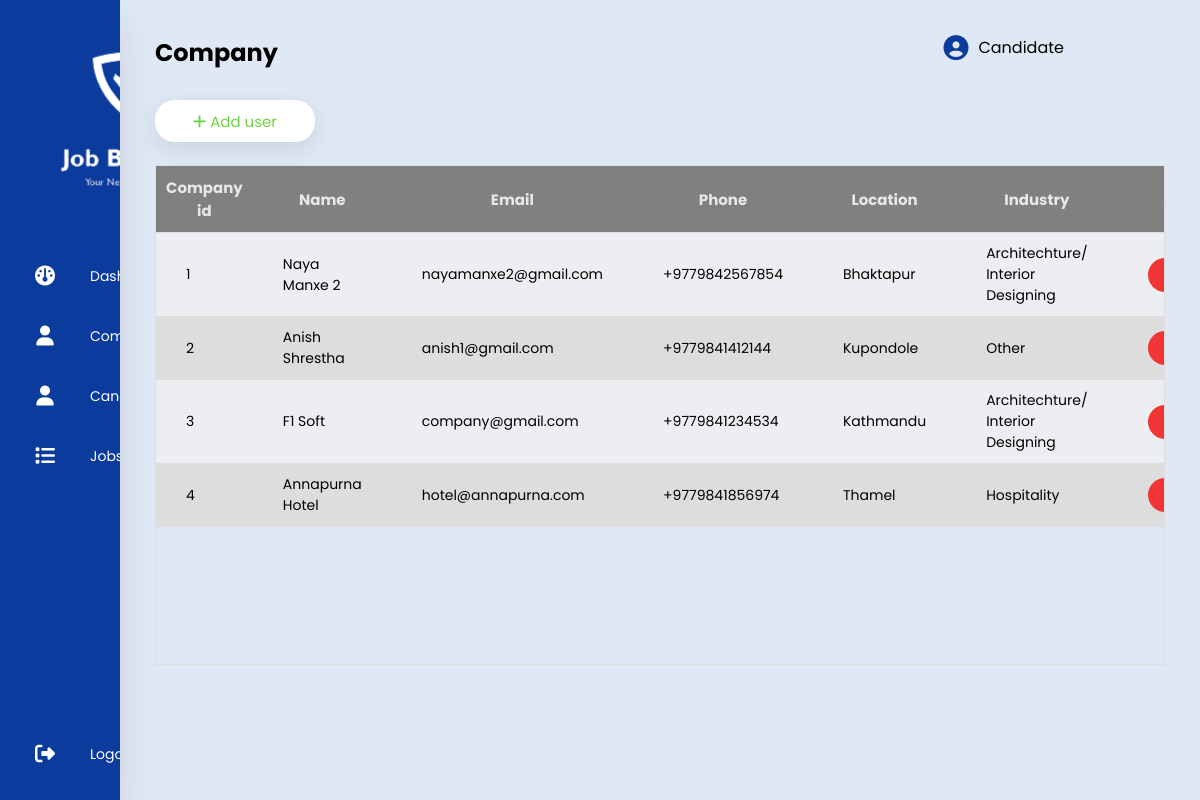
/company/ (signed in), run on an earlier commit of the app's database.
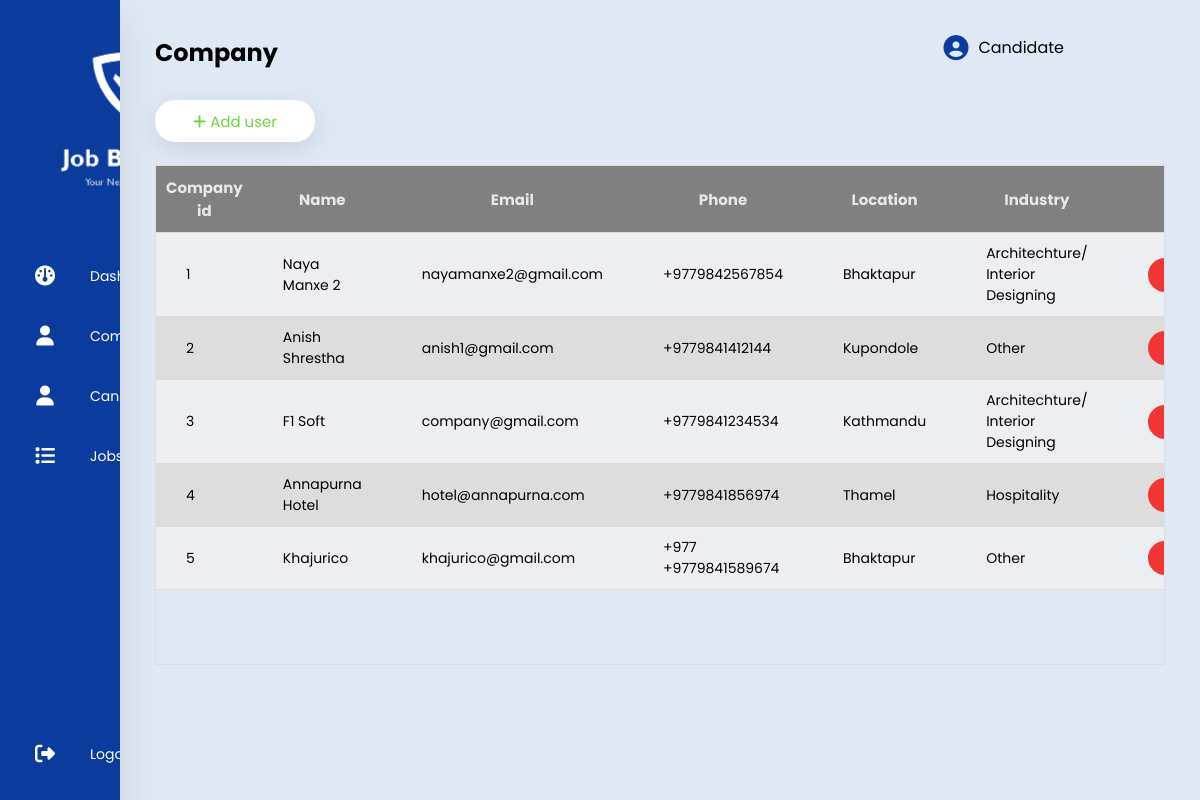
And on a later commit of the database.
### user/models.py (models this page shows, shortened)
class Company(models.Model):
    selections = [('Architechture/ Interior Designing', 'Architechture/ Interior Designing'),
                  ('IT & Telecommunication', 'IT & Telecommunication'),
                  ('Teaching/ Education', 'Teaching/ Education'),
                  ('NGO/ INGO', 'NGO/ INGO'),
                  ('Graphics/ Designing', 'Graphics/ Designing'),
                  ('Hospitality', 'Hospitality'),
                  ('Sales/ Public Relation', 'Sales/ Public Relation'),
                  ('Legal Services', 'Legal Services'),
                  ('Other', 'Other')]
    user = models.OneToOneField(CustomUser, on_delete=models.CASCADE)
    industry = models.CharField('Industry', max_length=200,
            choices=selections, null=False, default='Other')
    website = models.CharField(max_length=20, null=True, blank=True)
    est_year = models.PositiveSmallIntegerField(null=True, blank=True)
    banner_image = models.ImageField(upload_to='images/user/company', help_text='Job Banner', null=True, blank=True)

class CustomUser (AbstractBaseUser, PermissionsMixin):
    display_picture = models.ImageField(upload_to='images/user', help_text='Display picture containing a person or a logo.', null=True, blank=True)
    name = models.CharField(max_length=20, null=False)
    phone = PhoneNumberField(null=True, blank=True, unique=True)
    email = models.EmailField(_('email_address'), unique=True, max_length=200)
    location = models.CharField(max_length=30, null=True, blank=True)
    description =  models.CharField(max_length=900, null=True, blank=True)
    is_verified = models.BooleanField(default=False)
    is_active = models.BooleanField(default=False)
    is_staff = models.BooleanField(default=False)
    class UserType(models.IntegerChoices):
        ADMIN = 1, _('Admin'),
        COMPANY = 2, _('Company'),
        CANDIDATE = 3, _('Candidate')
    user_type = models.IntegerField(choices=UserType.choices, blank=True, null=True)
    USERNAME_FIELD = 'email'
    REQUIRED_FIELDS = ['name', 'phone', 'location',]
    objects = CustomUserManager()

### adminPanel/views.py (the view, shortened to what this page needs)
# urls.py: path('company/', addCompany, name='company'),
@login_required(login_url='/')
def addCompany(request):
    form = CustomUserForm
    comp_form = CompanyForm
    userData = CustomUser.objects.filter(user_type='2')
    compData = Company.objects.all()
    context = {
               'form': form,
               'comp_form': comp_form,
               'userData': userData,
               'compData': compData,
               'title': 'Company'
               }
    return render(request, 'company.html', context)

### templates/company.html (shortened to what this page needs)
{% extends 'main.html' %}
{% block content%}
<section class="main">
    <div class="main-top">
        <h1>{{title}}</h1>
        <div class="user-option">
            <i class="fas fa-circle-user"></i>
            <span>{{user.name}}</span>
        </div>
    </div>
            <div class="main-section">
                <div id="addButton">
                    <button class="add" onclick="openform()">
                      <i class="fas fa-add"></i>
                      <span>Add user</span>
                    </button>
                </div>
                <div class="header_fixed", id="table">
                    <table>
                        <thead>
                            <tr>
                                <th>Company id</th>
                                <th>Name</th>
                                <th>Email</th>
                                <th>Phone</th>
                                <th>Location</th>
                                <th>Industry</th>
                                <th>Action</th>
                            </tr>
                        </thead>
                        <tbody>
                            {% for sp in compData  %}
                            <tr>
                                <td>{{sp.id}}</td>
                                <td>{{sp.user.name}}</td>
                                <td>{{sp.user.email}}</td>
                                <td>{{sp.user.phone}}</td>
                                <td>{{sp.user.location}}</td>
                                <td>{{sp.industry}}</td>
                                <td><form action="{% url 'delete-user' sp.user.id %}" method="post">
                                  <input type="submit" value="Delete">
                                </form></td>
                            </tr>
                            {% endfor %}
                        </tbody>
                    </table>
                </div>
                            </section>
{% endblock content%}

What changed in the data, as far as the page shows it:
added Company: id "5", user.name "Khajurico", user.email "khajurico@gmail.com", user.phone "+977 +9779841589674", user.location "Bhaktapur", industry "Other"
